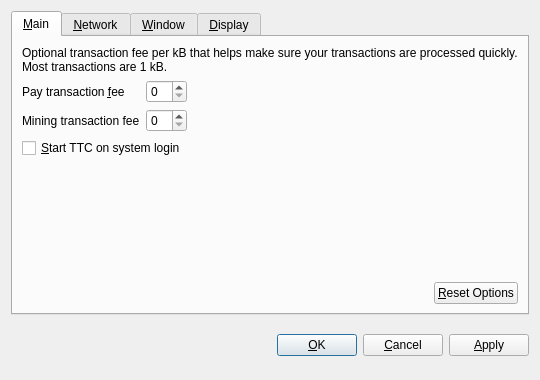
<?xml version="1.0" encoding="UTF-8"?>
<ui version="4.0">
 <class>OptionsDialog</class>
 <widget class="QDialog" name="OptionsDialog">
  <property name="geometry">
   <rect>
    <x>0</x>
    <y>0</y>
    <width>540</width>
    <height>380</height>
   </rect>
  </property>
  <property name="windowTitle">
   <string>Options</string>
  </property>
  <property name="modal">
   <bool>true</bool>
  </property>
  <layout class="QVBoxLayout" name="verticalLayout">
   <item>
    <widget class="QTabWidget" name="tabWidget">
     <property name="tabPosition">
      <enum>QTabWidget::North</enum>
     </property>
     <property name="currentIndex">
      <number>0</number>
     </property>
     <widget class="QWidget" name="tabMain">
      <attribute name="title">
       <string>&amp;Main</string>
      </attribute>
      <layout class="QVBoxLayout" name="verticalLayout_Main">
       <item>
        <widget class="QLabel" name="transactionFeeInfoLabel">
         <property name="text">
          <string>Optional transaction fee per kB that helps make sure your transactions are processed quickly. Most transactions are 1 kB.</string>
         </property>
         <property name="textFormat">
          <enum>Qt::PlainText</enum>
         </property>
         <property name="wordWrap">
          <bool>true</bool>
         </property>
        </widget>
       </item>
       <item>
        <layout class="QHBoxLayout" name="horizontalLayout_1_Main">
         <item>
          <layout class="QVBoxLayout" name="verticalLayout_2">
           <item>
            <widget class="QLabel" name="transactionFeeLabel">
             <property name="text">
              <string>Pay transaction &amp;fee</string>
             </property>
             <property name="textFormat">
              <enum>Qt::PlainText</enum>
             </property>
             <property name="buddy">
              <cstring>transactionFee</cstring>
             </property>
            </widget>
           </item>
           <item>
            <widget class="QLabel" name="label">
             <property name="text">
              <string>Mining transaction fee</string>
             </property>
            </widget>
           </item>
          </layout>
         </item>
         <item>
          <layout class="QVBoxLayout" name="verticalLayout_3">
           <item>
            <widget class="BitcoinAmountField" name="transactionFee"/>
           </item>
           <item>
            <widget class="BitcoinAmountField" name="MiningTrFee"/>
           </item>
          </layout>
         </item>
         <item>
          <spacer name="horizontalSpacer_1_Main">
           <property name="orientation">
            <enum>Qt::Horizontal</enum>
           </property>
           <property name="sizeHint" stdset="0">
            <size>
             <width>40</width>
             <height>20</height>
            </size>
           </property>
          </spacer>
         </item>
        </layout>
       </item>
       <item>
        <widget class="QCheckBox" name="bitcoinAtStartup">
         <property name="toolTip">
          <string>Automatically start TTC after logging in to the system.</string>
         </property>
         <property name="text">
          <string>&amp;Start TTC on system login</string>
         </property>
        </widget>
       </item>
       <item>
        <spacer name="verticalSpacer_Main">
         <property name="orientation">
          <enum>Qt::Vertical</enum>
         </property>
         <property name="sizeHint" stdset="0">
          <size>
           <width>20</width>
           <height>40</height>
          </size>
         </property>
        </spacer>
       </item>
       <item>
        <layout class="QHBoxLayout" name="horizontalLayout_2_Main">
         <item>
          <spacer name="horizontalSpacer_2_Main">
           <property name="orientation">
            <enum>Qt::Horizontal</enum>
           </property>
           <property name="sizeHint" stdset="0">
            <size>
             <width>40</width>
             <height>20</height>
            </size>
           </property>
          </spacer>
         </item>
         <item>
          <widget class="QPushButton" name="resetButton">
           <property name="toolTip">
            <string>Reset all client options to default.</string>
           </property>
           <property name="text">
            <string>&amp;Reset Options</string>
           </property>
           <property name="autoDefault">
            <bool>false</bool>
           </property>
          </widget>
         </item>
        </layout>
       </item>
      </layout>
     </widget>
     <widget class="QWidget" name="tabNetwork">
      <attribute name="title">
       <string>&amp;Network</string>
      </attribute>
      <layout class="QVBoxLayout" name="verticalLayout_Network">
       <item>
        <widget class="QCheckBox" name="mapPortUpnp">
         <property name="toolTip">
          <string>Automatically open the Bitcoin client port on the router. This only works when your router supports UPnP and it is enabled.</string>
         </property>
         <property name="text">
          <string>Map port using &amp;UPnP</string>
         </property>
        </widget>
       </item>
       <item>
        <widget class="QCheckBox" name="connectSocks">
         <property name="toolTip">
          <string>Connect to the TTC network through a SOCKS proxy (e.g. when connecting through Tor).</string>
         </property>
         <property name="text">
          <string>&amp;Connect through SOCKS proxy:</string>
         </property>
        </widget>
       </item>
       <item>
        <layout class="QHBoxLayout" name="horizontalLayout_Network">
         <item>
          <widget class="QLabel" name="proxyIpLabel">
           <property name="text">
            <string>Proxy &amp;IP:</string>
           </property>
           <property name="textFormat">
            <enum>Qt::PlainText</enum>
           </property>
           <property name="buddy">
            <cstring>proxyIp</cstring>
           </property>
          </widget>
         </item>
         <item>
          <widget class="QValidatedLineEdit" name="proxyIp">
           <property name="maximumSize">
            <size>
             <width>140</width>
             <height>16777215</height>
            </size>
           </property>
           <property name="toolTip">
            <string>IP address of the proxy (e.g. 127.0.0.1)</string>
           </property>
          </widget>
         </item>
         <item>
          <widget class="QLabel" name="proxyPortLabel">
           <property name="text">
            <string>&amp;Port:</string>
           </property>
           <property name="textFormat">
            <enum>Qt::PlainText</enum>
           </property>
           <property name="buddy">
            <cstring>proxyPort</cstring>
           </property>
          </widget>
         </item>
         <item>
          <widget class="QLineEdit" name="proxyPort">
           <property name="maximumSize">
            <size>
             <width>55</width>
             <height>16777215</height>
            </size>
           </property>
           <property name="toolTip">
            <string>Port of the proxy (e.g. 9050)</string>
           </property>
          </widget>
         </item>
         <item>
          <widget class="QLabel" name="socksVersionLabel">
           <property name="text">
            <string>SOCKS &amp;Version:</string>
           </property>
           <property name="textFormat">
            <enum>Qt::PlainText</enum>
           </property>
           <property name="buddy">
            <cstring>socksVersion</cstring>
           </property>
          </widget>
         </item>
         <item>
          <widget class="QValueComboBox" name="socksVersion">
           <property name="toolTip">
            <string>SOCKS version of the proxy (e.g. 5)</string>
           </property>
          </widget>
         </item>
         <item>
          <spacer name="horizontalSpacer_Network">
           <property name="orientation">
            <enum>Qt::Horizontal</enum>
           </property>
           <property name="sizeHint" stdset="0">
            <size>
             <width>40</width>
             <height>20</height>
            </size>
           </property>
          </spacer>
         </item>
        </layout>
       </item>
       <item>
        <spacer name="verticalSpacer_Network">
         <property name="orientation">
          <enum>Qt::Vertical</enum>
         </property>
         <property name="sizeHint" stdset="0">
          <size>
           <width>20</width>
           <height>40</height>
          </size>
         </property>
        </spacer>
       </item>
      </layout>
     </widget>
     <widget class="QWidget" name="tabWindow">
      <attribute name="title">
       <string>&amp;Window</string>
      </attribute>
      <layout class="QVBoxLayout" name="verticalLayout_Window">
       <item>
        <widget class="QCheckBox" name="minimizeToTray">
         <property name="toolTip">
          <string>Show only a tray icon after minimizing the window.</string>
         </property>
         <property name="text">
          <string>&amp;Minimize to the tray instead of the taskbar</string>
         </property>
        </widget>
       </item>
       <item>
        <widget class="QCheckBox" name="minimizeOnClose">
         <property name="toolTip">
          <string>Minimize instead of exit the application when the window is closed. When this option is enabled, the application will be closed only after selecting Quit in the menu.</string>
         </property>
         <property name="text">
          <string>M&amp;inimize on close</string>
         </property>
        </widget>
       </item>
       <item>
        <spacer name="verticalSpacer_Window">
         <property name="orientation">
          <enum>Qt::Vertical</enum>
         </property>
         <property name="sizeHint" stdset="0">
          <size>
           <width>20</width>
           <height>40</height>
          </size>
         </property>
        </spacer>
       </item>
      </layout>
     </widget>
     <widget class="QWidget" name="tabDisplay">
      <attribute name="title">
       <string>&amp;Display</string>
      </attribute>
      <layout class="QVBoxLayout" name="verticalLayout_Display">
       <item>
        <layout class="QHBoxLayout" name="horizontalLayout_1_Display">
         <item>
          <widget class="QLabel" name="langLabel">
           <property name="text">
            <string>User Interface &amp;language:</string>
           </property>
           <property name="textFormat">
            <enum>Qt::PlainText</enum>
           </property>
           <property name="buddy">
            <cstring>lang</cstring>
           </property>
          </widget>
         </item>
         <item>
          <widget class="QValueComboBox" name="lang">
           <property name="toolTip">
            <string>The user interface language can be set here. This setting will take effect after restarting TTC.</string>
           </property>
          </widget>
         </item>
        </layout>
       </item>
       <item>
        <layout class="QHBoxLayout" name="horizontalLayout_2_Display">
         <item>
          <widget class="QLabel" name="unitLabel">
           <property name="text">
            <string>&amp;Unit to show amounts in:</string>
           </property>
           <property name="textFormat">
            <enum>Qt::PlainText</enum>
           </property>
           <property name="buddy">
            <cstring>unit</cstring>
           </property>
          </widget>
         </item>
         <item>
          <widget class="QValueComboBox" name="unit">
           <property name="toolTip">
            <string>Choose the default subdivision unit to show in the interface and when sending coins.</string>
           </property>
          </widget>
         </item>
        </layout>
       </item>
       <item>
        <widget class="QCheckBox" name="displayAddresses">
         <property name="toolTip">
          <string>Whether to show TTC addresses in the transaction list or not.</string>
         </property>
         <property name="text">
          <string>&amp;Display addresses in transaction list</string>
         </property>
        </widget>
       </item>
       <item>
        <spacer name="verticalSpacer_Display">
         <property name="orientation">
          <enum>Qt::Vertical</enum>
         </property>
         <property name="sizeHint" stdset="0">
          <size>
           <width>20</width>
           <height>40</height>
          </size>
         </property>
        </spacer>
       </item>
      </layout>
     </widget>
    </widget>
   </item>
   <item>
    <layout class="QHBoxLayout" name="horizontalLayout_Buttons">
     <item>
      <spacer name="horizontalSpacer_1">
       <property name="orientation">
        <enum>Qt::Horizontal</enum>
       </property>
       <property name="sizeHint" stdset="0">
        <size>
         <width>40</width>
         <height>48</height>
        </size>
       </property>
      </spacer>
     </item>
     <item>
      <widget class="QLabel" name="statusLabel">
       <property name="font">
        <font>
         <weight>75</weight>
         <bold>true</bold>
        </font>
       </property>
       <property name="text">
        <string/>
       </property>
       <property name="textFormat">
        <enum>Qt::PlainText</enum>
       </property>
       <property name="wordWrap">
        <bool>true</bool>
       </property>
      </widget>
     </item>
     <item>
      <spacer name="horizontalSpacer_2">
       <property name="orientation">
        <enum>Qt::Horizontal</enum>
       </property>
       <property name="sizeHint" stdset="0">
        <size>
         <width>40</width>
         <height>48</height>
        </size>
       </property>
      </spacer>
     </item>
     <item>
      <widget class="QPushButton" name="okButton">
       <property name="text">
        <string>&amp;OK</string>
       </property>
      </widget>
     </item>
     <item>
      <widget class="QPushButton" name="cancelButton">
       <property name="text">
        <string>&amp;Cancel</string>
       </property>
       <property name="autoDefault">
        <bool>false</bool>
       </property>
      </widget>
     </item>
     <item>
      <widget class="QPushButton" name="applyButton">
       <property name="text">
        <string>&amp;Apply</string>
       </property>
       <property name="autoDefault">
        <bool>false</bool>
       </property>
      </widget>
     </item>
    </layout>
   </item>
  </layout>
 </widget>
 <customwidgets>
  <customwidget>
   <class>QValidatedLineEdit</class>
   <extends>QLineEdit</extends>
   <header>qvalidatedlineedit.h</header>
  </customwidget>
  <customwidget>
   <class>BitcoinAmountField</class>
   <extends>QSpinBox</extends>
   <header>bitcoinamountfield.h</header>
  </customwidget>
  <customwidget>
   <class>QValueComboBox</class>
   <extends>QComboBox</extends>
   <header>qvaluecombobox.h</header>
  </customwidget>
 </customwidgets>
 <resources/>
 <connections/>
</ui>
